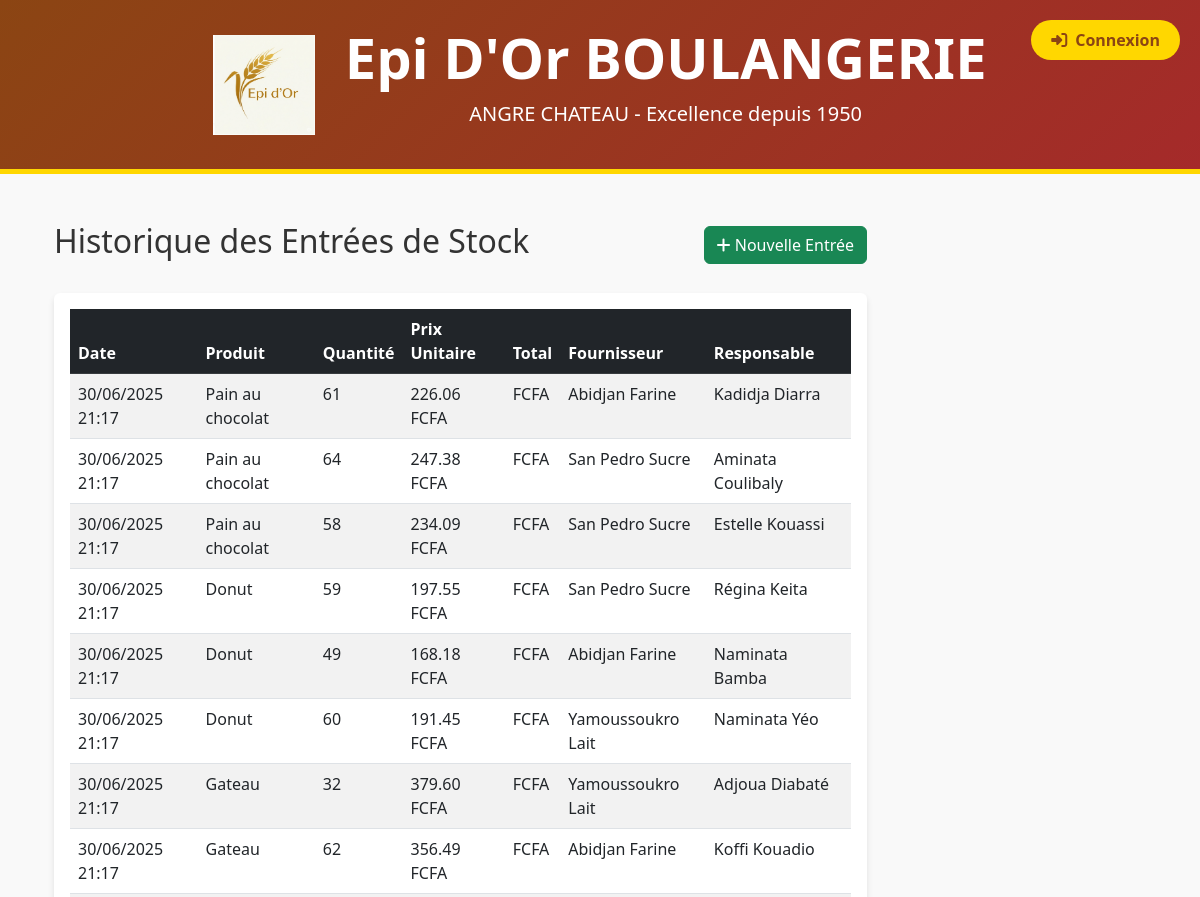
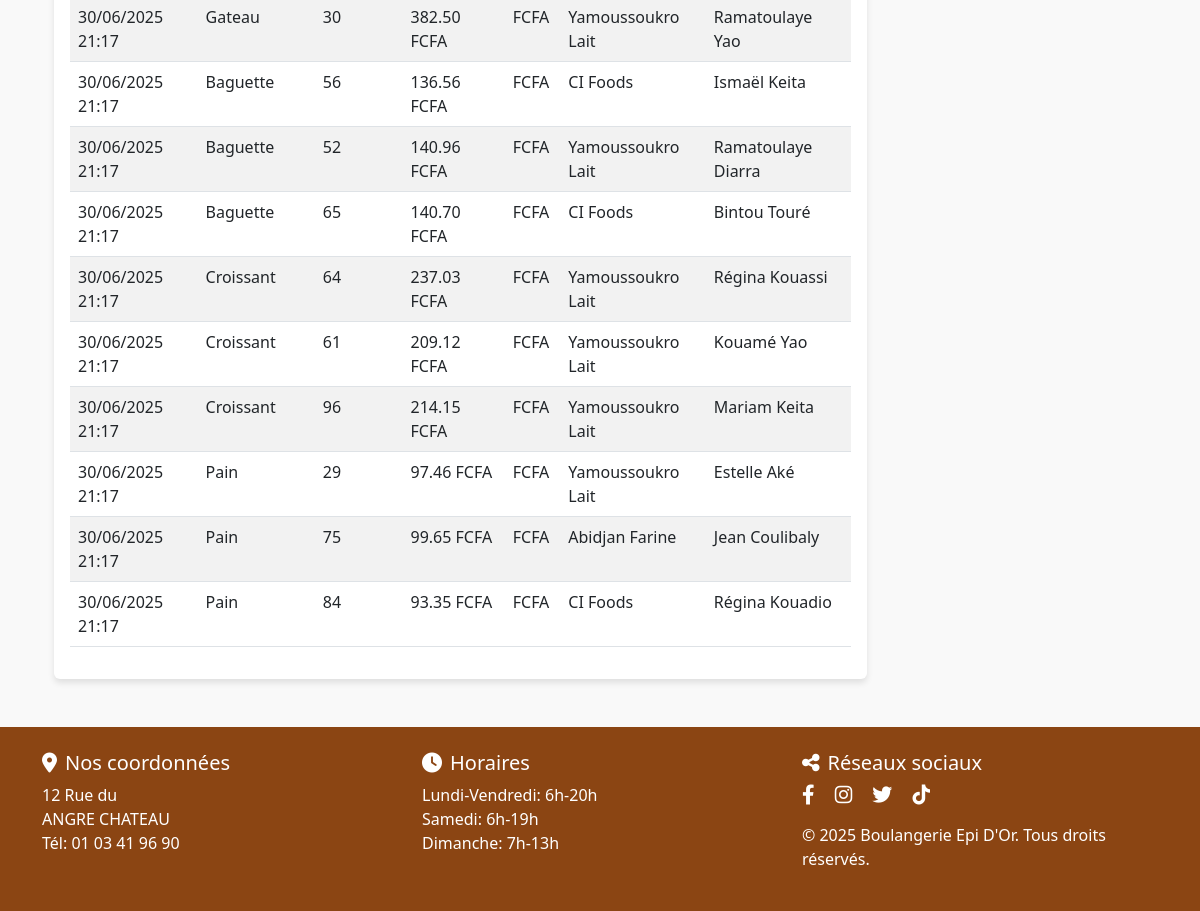
/commandes/entrees-stock/, run on an earlier commit of the app's database (2 pictures, top to bottom).
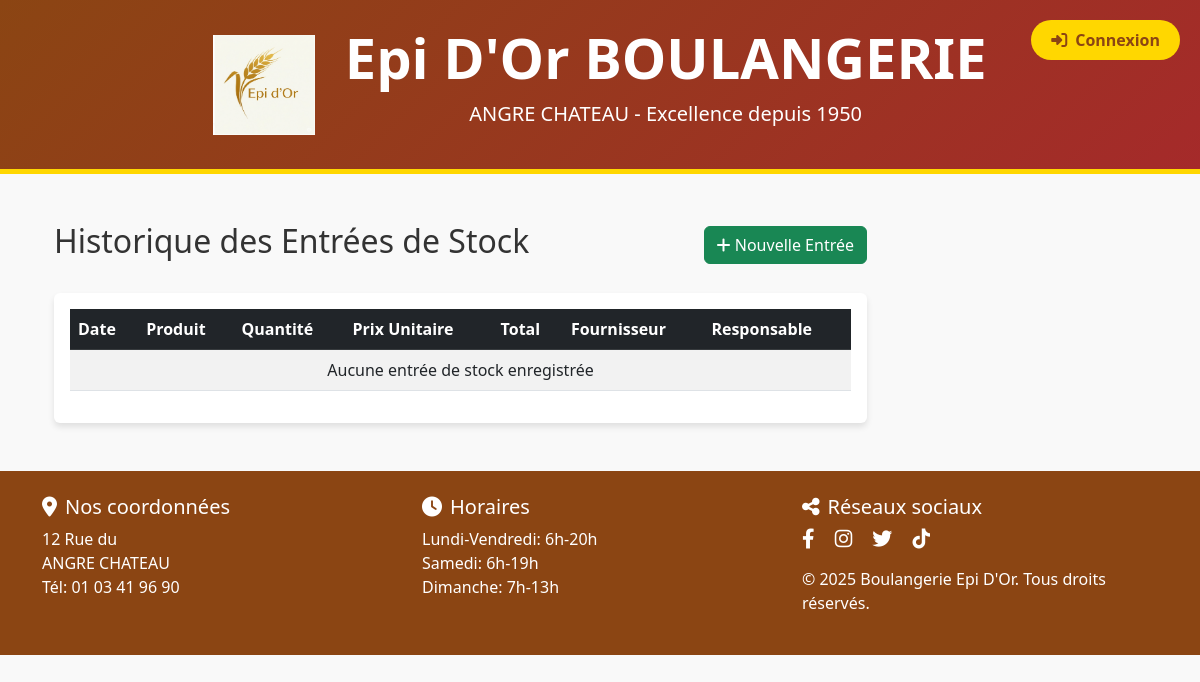
And on a later commit of the database.
### gestion/models.py (models this page shows, shortened)
class EntreeStock(models.Model):
    produit = models.ForeignKey(Produit, on_delete=models.CASCADE)
    quantite = models.PositiveIntegerField()
    date = models.DateTimeField(auto_now_add=True)
    prix_achat = models.DecimalField(max_digits=8, decimal_places=2)
    fournisseur = models.CharField(max_length=100, blank=True, null=True)
    responsable = models.CharField(max_length=100)  # Personne qui a fait l'entrée

class Produit(models.Model):
    nom = models.CharField(max_length=100)
    prix_vente = models.DecimalField(max_digits=6, decimal_places=2)
    prix_livreur = models.DecimalField(max_digits=6, decimal_places=2)
    actif = models.BooleanField(default=True)
    stock = models.PositiveIntegerField(default=0) # Ajoute un default si tu ne l'as pas déjà

### gestion/viewscommandes.py (the view)
def liste_entrees_stock(request):
    entrees = EntreeStock.objects.select_related('produit').order_by('-date')
    return render(request, 'gestion/stock/liste_entrees.html', {'entrees': entrees})

### gestion/templates/gestion/stock/liste_entrees.html (shortened to what this page needs)
{% extends 'base.html' %}
{% block content %}
<div class="container mt-4">
    <div class="d-flex justify-content-between align-items-center mb-4">
        <h2>Historique des Entrées de Stock</h2>
        <a href="{% url 'ajouter_entree_stock' %}" class="btn btn-success">
            <i class="fas fa-plus"></i> Nouvelle Entrée
        </a>
    </div>
    <div class="card">
        <div class="card-body">
            <div class="table-responsive">
                <table class="table table-striped table-hover">
                    <thead class="table-dark">
                        <tr>
                            <th>Date</th>
                            <th>Produit</th>
                            <th>Quantité</th>
                            <th>Prix Unitaire</th>
                            <th>Total</th>
                            <th>Fournisseur</th>
                            <th>Responsable</th>
                        </tr>
                    </thead>
                    <tbody>
                        {% for entree in entrees %}
                        <tr>
                            <td>{{ entree.date|date:"d/m/Y H:i" }}</td>
                            <td>{{ entree.produit.nom }}</td>
                            <td>{{ entree.quantite }}</td>
                            <td>{{ entree.prix_achat }} FCFA</td>
                            <td>{{ entree.get_total }} FCFA</td>
                            <td>{{ entree.fournisseur|default:"-" }}</td>
                            <td>{{ entree.responsable }}</td>
                        </tr>
                        {% empty %}
                        <tr>
                            <td colspan="7" class="text-center">Aucune entrée de stock enregistrée</td>
                        </tr>
                        {% endfor %}
                    </tbody>
                </table>
            </div>
        </div>
    </div>
</div>
{% endblock %}

What changed in the data, as far as the page shows it:
removed EntreeStock: date "30/06/2025 21:17", produit.nom "Pain au chocolat", quantite "61", prix_achat "226.06", fournisseur "Abidjan Farine", responsable "Kadidja Diarra"
removed EntreeStock: date "30/06/2025 21:17", produit.nom "Pain au chocolat", quantite "64", prix_achat "247.38", fournisseur "San Pedro Sucre", responsable "Aminata Coulibaly"
removed EntreeStock: date "30/06/2025 21:17", produit.nom "Pain au chocolat", quantite "58", prix_achat "234.09", fournisseur "San Pedro Sucre", responsable "Estelle Kouassi"
removed EntreeStock: date "30/06/2025 21:17", produit.nom "Donut", quantite "59", prix_achat "197.55", fournisseur "San Pedro Sucre", responsable "Régina Keita"
removed EntreeStock: date "30/06/2025 21:17", produit.nom "Donut", quantite "49", prix_achat "168.18", fournisseur "Abidjan Farine", responsable "Naminata Bamba"
removed EntreeStock: date "30/06/2025 21:17", produit.nom "Donut", quantite "60", prix_achat "191.45", fournisseur "Yamoussoukro Lait", responsable "Naminata Yéo"
removed EntreeStock: date "30/06/2025 21:17", produit.nom "Gateau", quantite "32", prix_achat "379.60", fournisseur "Yamoussoukro Lait", responsable "Adjoua Diabaté"
removed EntreeStock: date "30/06/2025 21:17", produit.nom "Gateau", quantite "62", prix_achat "356.49", fournisseur "Abidjan Farine", responsable "Koffi Kouadio"
removed EntreeStock: date "30/06/2025 21:17", produit.nom "Gateau", quantite "30", prix_achat "382.50", fournisseur "Yamoussoukro Lait", responsable "Ramatoulaye Yao"
removed EntreeStock: date "30/06/2025 21:17", produit.nom "Baguette", quantite "56", prix_achat "136.56", fournisseur "CI Foods", responsable "Ismaël Keita"
removed EntreeStock: date "30/06/2025 21:17", produit.nom "Baguette", quantite "52", prix_achat "140.96", fournisseur "Yamoussoukro Lait", responsable "Ramatoulaye Diarra"
removed EntreeStock: date "30/06/2025 21:17", produit.nom "Baguette", quantite "65", prix_achat "140.70", fournisseur "CI Foods", responsable "Bintou Touré"
removed EntreeStock: date "30/06/2025 21:17", produit.nom "Croissant", quantite "64", prix_achat "237.03", fournisseur "Yamoussoukro Lait", responsable "Régina Kouassi"
removed EntreeStock: date "30/06/2025 21:17", produit.nom "Croissant", quantite "61", prix_achat "209.12", fournisseur "Yamoussoukro Lait", responsable "Kouamé Yao"
removed EntreeStock: date "30/06/2025 21:17", produit.nom "Croissant", quantite "96", prix_achat "214.15", fournisseur "Yamoussoukro Lait", responsable "Mariam Keita"
removed EntreeStock: date "30/06/2025 21:17", produit.nom "Pain", quantite "29", prix_achat "97.46", fournisseur "Yamoussoukro Lait", responsable "Estelle Aké"
removed EntreeStock: date "30/06/2025 21:17", produit.nom "Pain", quantite "75", prix_achat "99.65", fournisseur "Abidjan Farine", responsable "Jean Coulibaly"
removed EntreeStock: date "30/06/2025 21:17", produit.nom "Pain", quantite "84", prix_achat "93.35", fournisseur "CI Foods", responsable "Régina Kouadio"
Also different on the page:
text now shown: "Aucune entrée de stock enregistrée"
